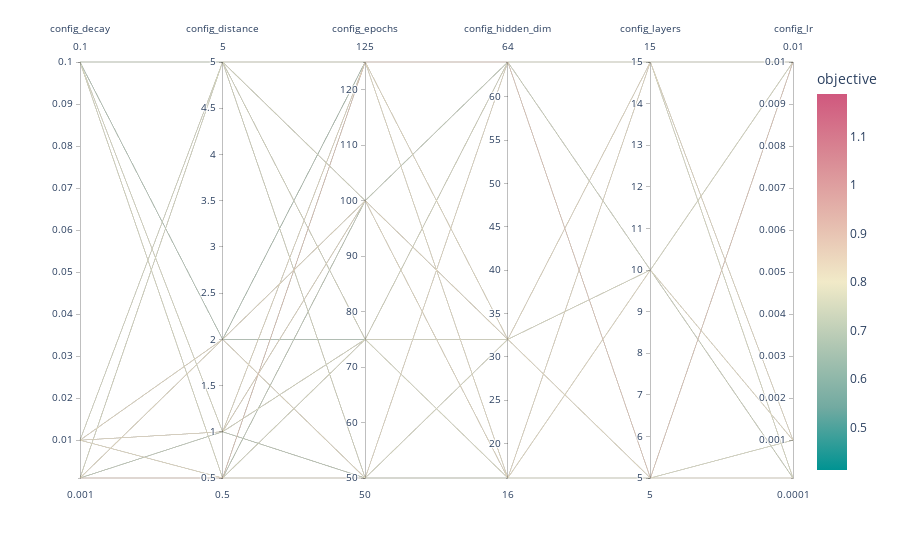

The code cell stored with this chart in its notebook:
### Code cell
px.parallel_coordinates(result, dimensions=['config_decay', 'config_distance', 'config_epochs', 'config_hidden_dim', 'config_layers', 'config_lr'],
                        color='objective', color_continuous_scale=px.colors.diverging.Tealrose, color_continuous_midpoint=0.8)

### Figure 1 — Plotly figure (JSON) as saved in the notebook; plotly's stock layout.template omitted (floating-point values rounded to 4 significant figures; data arrays with more than 128 entries replaced by an {"elided": "..."} marker saying what was removed)
{"data": [{"dimensions": [{"label": "config_decay", "values": {"elided": "144 float values"}}, {"label": "config_distance", "values": {"elided": "144 float values"}}, {"label": "config_epochs", "values": {"elided": "144 int values"}}, {"label": "config_hidden_dim", "values": {"elided": "144 int values"}}, {"label": "config_layers", "values": {"elided": "144 int values"}}, {"label": "config_lr", "values": {"elided": "144 float values"}}], "domain": {"x": [0, 1], "y": [0, 1]}, "line": {"color": {"elided": "144 float values"}, "coloraxis": "coloraxis"}, "name": "", "type": "parcoords"}], "layout": {"coloraxis": {"cmid": 0.8, "colorbar": {"title": {"text": "objective"}}, "colorscale": [[0, "rgb(0, 147, 146)"], [0.1667, "rgb(114, 170, 161)"], [0.3333, "rgb(177, 199, 179)"], [0.5, "rgb(241, 234, 200)"], [0.6667, "rgb(229, 185, 173)"], [0.8333, "rgb(217, 137, 148)"], [1, "rgb(208, 88, 126)"]]}, "legend": {"tracegroupgap": 0}, "margin": {"t": 60}}}
